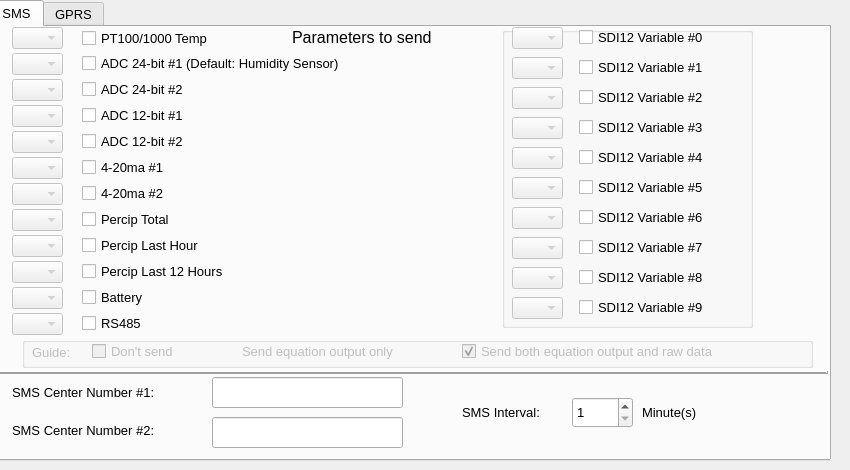
    <widget class="QWidget" name="data_tab">
     <attribute name="title">
      <string>Data Transmission</string>
     </attribute>
     <widget class="QTabWidget" name="data_tab_widget">
      <property name="geometry">
       <rect>
        <x>-10</x>
        <y>0</y>
        <width>841</width>
        <height>461</height>
       </rect>
      </property>
      <property name="font">
       <font>
        <pointsize>10</pointsize>
       </font>
      </property>
      <property name="currentIndex">
       <number>0</number>
      </property>
      <widget class="QWidget" name="sms_tab">
       <attribute name="title">
        <string>SMS</string>
       </attribute>
       <widget class="QLabel" name="label_2">
        <property name="geometry">
         <rect>
          <x>300</x>
          <y>-5</y>
          <width>191</width>
          <height>31</height>
         </rect>
        </property>
        <property name="font">
         <font>
          <pointsize>12</pointsize>
         </font>
        </property>
        <property name="text">
         <string>Parameters to send</string>
        </property>
       </widget>
       <widget class="QCheckBox" name="pt_sms_state">
        <property name="geometry">
         <rect>
          <x>90</x>
          <y>1</y>
          <width>340</width>
          <height>20</height>
         </rect>
        </property>
        <property name="text">
         <string>PT100/1000 Temp</string>
        </property>
        <property name="tristate">
         <bool>true</bool>
        </property>
       </widget>
       <widget class="QCheckBox" name="a1_sms_state">
        <property name="geometry">
         <rect>
          <x>90</x>
          <y>26</y>
          <width>340</width>
          <height>20</height>
         </rect>
        </property>
        <property name="text">
         <string>ADC 24-bit #1 (Default: Humidity Sensor)</string>
        </property>
        <property name="tristate">
         <bool>true</bool>
        </property>
       </widget>
       <widget class="QCheckBox" name="a2_sms_state">
        <property name="geometry">
         <rect>
          <x>90</x>
          <y>52</y>
          <width>340</width>
          <height>20</height>
         </rect>
        </property>
        <property name="text">
         <string>ADC 24-bit #2</string>
        </property>
        <property name="tristate">
         <bool>true</bool>
        </property>
       </widget>
       <widget class="QCheckBox" name="a3_sms_state">
        <property name="geometry">
         <rect>
          <x>90</x>
          <y>78</y>
          <width>340</width>
          <height>20</height>
         </rect>
        </property>
        <property name="text">
         <string>ADC 12-bit #1</string>
        </property>
        <property name="tristate">
         <bool>true</bool>
        </property>
       </widget>
       <widget class="QCheckBox" name="a4_sms_state">
        <property name="geometry">
         <rect>
          <x>90</x>
          <y>104</y>
          <width>340</width>
          <height>20</height>
         </rect>
        </property>
        <property name="text">
         <string>ADC 12-bit #2</string>
        </property>
        <property name="tristate">
         <bool>true</bool>
        </property>
       </widget>
       <widget class="QCheckBox" name="c1_sms_state">
        <property name="geometry">
         <rect>
          <x>90</x>
          <y>130</y>
          <width>340</width>
          <height>20</height>
         </rect>
        </property>
        <property name="text">
         <string>4-20ma #1</string>
        </property>
        <property name="tristate">
         <bool>true</bool>
        </property>
       </widget>
       <widget class="QCheckBox" name="c2_sms_state">
        <property name="geometry">
         <rect>
          <x>90</x>
          <y>156</y>
          <width>340</width>
          <height>20</height>
         </rect>
        </property>
        <property name="text">
         <string>4-20ma #2</string>
        </property>
        <property name="tristate">
         <bool>true</bool>
        </property>
       </widget>
       <widget class="QCheckBox" name="ra_sms_state">
        <property name="geometry">
         <rect>
          <x>90</x>
          <y>182</y>
          <width>180</width>
          <height>20</height>
         </rect>
        </property>
        <property name="text">
         <string>Percip Total</string>
        </property>
        <property name="tristate">
         <bool>true</bool>
        </property>
       </widget>
       <widget class="QCheckBox" name="ra_12_sms_state">
        <property name="geometry">
         <rect>
          <x>90</x>
          <y>234</y>
          <width>200</width>
          <height>20</height>
         </rect>
        </property>
        <property name="text">
         <string>Percip Last 12 Hours</string>
        </property>
        <property name="checked">
         <bool>false</bool>
        </property>
        <property name="tristate">
         <bool>true</bool>
        </property>
       </widget>
       <widget class="QCheckBox" name="ra_1_sms_state">
        <property name="geometry">
         <rect>
          <x>90</x>
          <y>208</y>
          <width>180</width>
          <height>20</height>
         </rect>
        </property>
        <property name="text">
         <string>Percip Last Hour</string>
        </property>
        <property name="tristate">
         <bool>true</bool>
        </property>
       </widget>
       <widget class="QLabel" name="label_3">
        <property name="geometry">
         <rect>
          <x>20</x>
          <y>345</y>
          <width>191</width>
          <height>41</height>
         </rect>
        </property>
        <property name="text">
         <string>SMS Center Number #1:</string>
        </property>
       </widget>
       <widget class="QLineEdit" name="sms_phone_no_1">
        <property name="geometry">
         <rect>
          <x>220</x>
          <y>350</y>
          <width>191</width>
          <height>31</height>
         </rect>
        </property>
       </widget>
       <widget class="QLabel" name="label_4">
        <property name="geometry">
         <rect>
          <x>470</x>
          <y>370</y>
          <width>131</width>
          <height>31</height>
         </rect>
        </property>
        <property name="text">
         <string>SMS Interval:</string>
        </property>
       </widget>
       <widget class="QSpinBox" name="sms_interval">
        <property name="geometry">
         <rect>
          <x>580</x>
          <y>370</y>
          <width>61</width>
          <height>31</height>
         </rect>
        </property>
        <property name="minimum">
         <number>1</number>
        </property>
        <property name="maximum">
         <number>9999</number>
        </property>
       </widget>
       <widget class="QLabel" name="label_5">
        <property name="geometry">
         <rect>
          <x>650</x>
          <y>370</y>
          <width>91</width>
          <height>31</height>
         </rect>
        </property>
        <property name="text">
         <string>Minute(s)</string>
        </property>
       </widget>
       <widget class="QLineEdit" name="sms_phone_no_2">
        <property name="geometry">
         <rect>
          <x>220</x>
          <y>390</y>
          <width>191</width>
          <height>31</height>
         </rect>
        </property>
       </widget>
       <widget class="QLabel" name="label_6">
        <property name="geometry">
         <rect>
          <x>20</x>
          <y>383</y>
          <width>191</width>
          <height>41</height>
         </rect>
        </property>
        <property name="text">
         <string>SMS Center Number #2:</string>
        </property>
       </widget>
       <widget class="Line" name="line_2">
        <property name="geometry">
         <rect>
          <x>5</x>
          <y>335</y>
          <width>831</width>
          <height>20</height>
         </rect>
        </property>
        <property name="frameShadow">
         <enum>QFrame::Raised</enum>
        </property>
        <property name="lineWidth">
         <number>2</number>
        </property>
        <property name="orientation">
         <enum>Qt::Horizontal</enum>
        </property>
       </widget>
       <widget class="QComboBox" name="pt_sms_order">
        <property name="enabled">
         <bool>false</bool>
        </property>
        <property name="geometry">
         <rect>
          <x>20</x>
          <y>0</y>
          <width>51</width>
          <height>22</height>
         </rect>
        </property>
       </widget>
       <widget class="QComboBox" name="a1_sms_order">
        <property name="enabled">
         <bool>false</bool>
        </property>
        <property name="geometry">
         <rect>
          <x>20</x>
          <y>26</y>
          <width>51</width>
          <height>22</height>
         </rect>
        </property>
       </widget>
       <widget class="QComboBox" name="a2_sms_order">
        <property name="enabled">
         <bool>false</bool>
        </property>
        <property name="geometry">
         <rect>
          <x>20</x>
          <y>52</y>
          <width>51</width>
          <height>22</height>
         </rect>
        </property>
       </widget>
       <widget class="QComboBox" name="a3_sms_order">
        <property name="enabled">
         <bool>false</bool>
        </property>
        <property name="geometry">
         <rect>
          <x>20</x>
          <y>78</y>
          <width>51</width>
          <height>22</height>
         </rect>
        </property>
       </widget>
       <widget class="QComboBox" name="a4_sms_order">
        <property name="enabled">
         <bool>false</bool>
        </property>
        <property name="geometry">
         <rect>
          <x>20</x>
          <y>104</y>
          <width>51</width>
          <height>22</height>
         </rect>
        </property>
       </widget>
       <widget class="QComboBox" name="c1_sms_order">
        <property name="enabled">
         <bool>false</bool>
        </property>
        <property name="geometry">
         <rect>
          <x>20</x>
          <y>130</y>
          <width>51</width>
          <height>22</height>
         </rect>
        </property>
       </widget>
       <widget class="QComboBox" name="c2_sms_order">
        <property name="enabled">
         <bool>false</bool>
        </property>
        <property name="geometry">
         <rect>
          <x>20</x>
          <y>156</y>
          <width>51</width>
          <height>22</height>
         </rect>
        </property>
       </widget>
       <widget class="QComboBox" name="ra_12_sms_order">
        <property name="enabled">
         <bool>false</bool>
        </property>
        <property name="geometry">
         <rect>
          <x>20</x>
          <y>234</y>
          <width>51</width>
          <height>22</height>
         </rect>
        </property>
       </widget>
       <widget class="QComboBox" name="ra_sms_order">
        <property name="enabled">
         <bool>false</bool>
        </property>
        <property name="geometry">
         <rect>
          <x>20</x>
          <y>182</y>
          <width>51</width>
          <height>22</height>
         </rect>
        </property>
       </widget>
       <widget class="QComboBox" name="ra_1_sms_order">
        <property name="enabled">
         <bool>false</bool>
        </property>
        <property name="geometry">
         <rect>
          <x>20</x>
          <y>208</y>
          <width>51</width>
          <height>22</height>
         </rect>
        </property>
       </widget>
       <widget class="QGroupBox" name="groupBox">
        <property name="geometry">
         <rect>
          <x>510</x>
          <y>0</y>
          <width>251</width>
          <height>301</height>
         </rect>
        </property>
        <property name="title">
         <string/>
        </property>
        <widget class="QComboBox" name="s9_sms_order">
         <property name="enabled">
          <bool>false</bool>
         </property>
         <property name="geometry">
          <rect>
           <x>10</x>
           <y>270</y>
           <width>51</width>
           <height>22</height>
          </rect>
         </property>
        </widget>
        <widget class="QCheckBox" name="s9_sms_state">
         <property name="geometry">
          <rect>
           <x>77</x>
           <y>270</y>
           <width>180</width>
           <height>20</height>
          </rect>
         </property>
         <property name="text">
          <string>SDI12 Variable #9</string>
         </property>
         <property name="tristate">
          <bool>true</bool>
         </property>
        </widget>
        <widget class="QCheckBox" name="s7_sms_state">
         <property name="geometry">
          <rect>
           <x>77</x>
           <y>210</y>
           <width>180</width>
           <height>20</height>
          </rect>
         </property>
         <property name="text">
          <string>SDI12 Variable #7</string>
         </property>
         <property name="tristate">
          <bool>true</bool>
         </property>
        </widget>
        <widget class="QCheckBox" name="s5_sms_state">
         <property name="geometry">
          <rect>
           <x>77</x>
           <y>150</y>
           <width>180</width>
           <height>20</height>
          </rect>
         </property>
         <property name="text">
          <string>SDI12 Variable #5</string>
         </property>
         <property name="tristate">
          <bool>true</bool>
         </property>
        </widget>
        <widget class="QCheckBox" name="s2_sms_state">
         <property name="geometry">
          <rect>
           <x>77</x>
           <y>60</y>
           <width>171</width>
           <height>20</height>
          </rect>
         </property>
         <property name="text">
          <string>SDI12 Variable #2</string>
         </property>
         <property name="tristate">
          <bool>true</bool>
         </property>
        </widget>
        <widget class="QCheckBox" name="s8_sms_state">
         <property name="geometry">
          <rect>
           <x>77</x>
           <y>240</y>
           <width>180</width>
           <height>20</height>
          </rect>
         </property>
         <property name="text">
          <string>SDI12 Variable #8</string>
         </property>
         <property name="tristate">
          <bool>true</bool>
         </property>
        </widget>
        <widget class="QCheckBox" name="s1_sms_state">
         <property name="geometry">
          <rect>
           <x>77</x>
           <y>30</y>
           <width>171</width>
           <height>20</height>
          </rect>
         </property>
         <property name="text">
          <string>SDI12 Variable #1</string>
         </property>
         <property name="tristate">
          <bool>true</bool>
         </property>
        </widget>
        <widget class="QComboBox" name="s6_sms_order">
         <property name="enabled">
          <bool>false</bool>
         </property>
         <property name="geometry">
          <rect>
           <x>10</x>
           <y>180</y>
           <width>51</width>
           <height>22</height>
          </rect>
         </property>
        </widget>
        <widget class="QComboBox" name="s5_sms_order">
         <property name="enabled">
          <bool>false</bool>
         </property>
         <property name="geometry">
          <rect>
           <x>10</x>
           <y>150</y>
           <width>51</width>
           <height>22</height>
          </rect>
         </property>
        </widget>
        <widget class="QComboBox" name="s3_sms_order">
         <property name="enabled">
          <bool>false</bool>
         </property>
         <property name="geometry">
          <rect>
           <x>10</x>
           <y>90</y>
           <width>51</width>
           <height>22</height>
          </rect>
         </property>
        </widget>
        <widget class="QCheckBox" name="s6_sms_state">
         <property name="geometry">
          <rect>
           <x>77</x>
           <y>180</y>
           <width>180</width>
           <height>20</height>
          </rect>
         </property>
         <property name="text">
          <string>SDI12 Variable #6</string>
         </property>
         <property name="tristate">
          <bool>true</bool>
         </property>
        </widget>
        <widget class="QComboBox" name="s1_sms_order">
         <property name="enabled">
          <bool>false</bool>
         </property>
         <property name="geometry">
          <rect>
           <x>10</x>
           <y>30</y>
           <width>51</width>
           <height>22</height>
          </rect>
         </property>
        </widget>
        <widget class="QComboBox" name="s7_sms_order">
         <property name="enabled">
          <bool>false</bool>
         </property>
         <property name="geometry">
          <rect>
           <x>10</x>
           <y>210</y>
           <width>51</width>
           <height>22</height>
          </rect>
         </property>
        </widget>
        <widget class="QCheckBox" name="s4_sms_state">
         <property name="geometry">
          <rect>
           <x>77</x>
           <y>120</y>
           <width>180</width>
           <height>20</height>
          </rect>
         </property>
         <property name="text">
          <string>SDI12 Variable #4</string>
         </property>
         <property name="tristate">
          <bool>true</bool>
         </property>
        </widget>
        <widget class="QComboBox" name="s8_sms_order">
         <property name="enabled">
          <bool>false</bool>
         </property>
         <property name="geometry">
          <rect>
           <x>10</x>
           <y>240</y>
           <width>51</width>
           <height>22</height>
          </rect>
         </property>
        </widget>
        <widget class="QComboBox" name="s2_sms_order">
         <property name="enabled">
          <bool>false</bool>
         </property>
         <property name="geometry">
          <rect>
           <x>10</x>
           <y>60</y>
           <width>51</width>
           <height>22</height>
          </rect>
         </property>
        </widget>
        <widget class="QComboBox" name="s4_sms_order">
         <property name="enabled">
          <bool>false</bool>
         </property>
         <property name="geometry">
          <rect>
           <x>10</x>
           <y>120</y>
           <width>51</width>
           <height>22</height>
          </rect>
         </property>
        </widget>
        <widget class="QCheckBox" name="s3_sms_state">
         <property name="geometry">
          <rect>
           <x>77</x>
           <y>90</y>
           <width>180</width>
           <height>20</height>
          </rect>
         </property>
         <property name="text">
          <string>SDI12 Variable #3</string>
         </property>
         <property name="tristate">
          <bool>true</bool>
         </property>
        </widget>
        <widget class="QCheckBox" name="s0_sms_state">
         <property name="geometry">
          <rect>
           <x>77</x>
           <y>0</y>
           <width>171</width>
           <height>20</height>
          </rect>
         </property>
         <property name="text">
          <string>SDI12 Variable #0</string>
         </property>
         <property name="tristate">
          <bool>true</bool>
         </property>
        </widget>
        <widget class="QComboBox" name="s0_sms_order">
         <property name="enabled">
          <bool>false</bool>
         </property>
         <property name="geometry">
          <rect>
           <x>10</x>
           <y>0</y>
           <width>51</width>
           <height>22</height>
          </rect>
         </property>
        </widget>
       </widget>
       <widget class="QCheckBox" name="batt_sms_state">
        <property name="geometry">
         <rect>
          <x>90</x>
          <y>260</y>
          <width>131</width>
          <height>20</height>
         </rect>
        </property>
        <property name="text">
         <string>Battery</string>
        </property>
       </widget>
       <widget class="QComboBox" name="batt_sms_order">
        <property name="enabled">
         <bool>false</bool>
        </property>
        <property name="geometry">
         <rect>
          <x>20</x>
          <y>260</y>
          <width>51</width>
          <height>22</height>
         </rect>
        </property>
       </widget>
       <widget class="QGroupBox" name="groupBox_2">
        <property name="geometry">
         <rect>
          <x>30</x>
          <y>310</y>
          <width>791</width>
          <height>31</height>
         </rect>
        </property>
        <property name="title">
         <string/>
        </property>
        <widget class="QLabel" name="label_15">
         <property name="enabled">
          <bool>false</bool>
         </property>
         <property name="geometry">
          <rect>
           <x>10</x>
           <y>7</y>
           <width>55</width>
           <height>16</height>
          </rect>
         </property>
         <property name="text">
          <string>Guide:</string>
         </property>
        </widget>
        <widget class="QCheckBox" name="checkBox_68">
         <property name="enabled">
          <bool>false</bool>
         </property>
         <property name="geometry">
          <rect>
           <x>70</x>
           <y>2</y>
           <width>111</width>
           <height>24</height>
          </rect>
         </property>
         <property name="text">
          <string>Don't send</string>
         </property>
        </widget>
        <widget class="QLabel" name="mid_state_label">
         <property name="enabled">
          <bool>false</bool>
         </property>
         <property name="geometry">
          <rect>
           <x>200</x>
           <y>7</y>
           <width>21</width>
           <height>16</height>
          </rect>
         </property>
         <property name="text">
          <string/>
         </property>
         <property name="pixmap">
          <pixmap>C:/Users/sia/.designer/backup/mid_state.png</pixmap>
         </property>
         <property name="scaledContents">
          <bool>false</bool>
         </property>
         <property name="wordWrap">
          <bool>false</bool>
         </property>
        </widget>
        <widget class="QLabel" name="label_23">
         <property name="enabled">
          <bool>false</bool>
         </property>
         <property name="geometry">
          <rect>
           <x>220</x>
           <y>2</y>
           <width>201</width>
           <height>24</height>
          </rect>
         </property>
         <property name="text">
          <string>Send equation output only</string>
         </property>
        </widget>
        <widget class="QCheckBox" name="checkBox_69">
         <property name="enabled">
          <bool>false</bool>
         </property>
         <property name="geometry">
          <rect>
           <x>440</x>
           <y>2</y>
           <width>331</width>
           <height>24</height>
          </rect>
         </property>
         <property name="text">
          <string>Send both equation output and raw data</string>
         </property>
         <property name="checked">
          <bool>true</bool>
         </property>
        </widget>
       </widget>
       <widget class="QCheckBox" name="rs_sms_state">
        <property name="geometry">
         <rect>
          <x>90</x>
          <y>286</y>
          <width>131</width>
          <height>20</height>
         </rect>
        </property>
        <property name="text">
         <string>RS485</string>
        </property>
       </widget>
       <widget class="QComboBox" name="rs_sms_order">
        <property name="enabled">
         <bool>false</bool>
        </property>
        <property name="geometry">
         <rect>
          <x>20</x>
          <y>286</y>
          <width>51</width>
          <height>22</height>
         </rect>
        </property>
       </widget>
      </widget>
      <widget class="QWidget" name="gprs_tab">
       <attribute name="title">
        <string>GPRS</string>
       </attribute>
       <widget class="QLabel" name="label_7">
        <property name="geometry">
         <rect>
          <x>40</x>
          <y>30</y>
          <width>91</width>
          <height>31</height>
         </rect>
        </property>
        <property name="text">
         <string>Interval:</string>
        </property>
       </widget>
       <widget class="QLabel" name="label_8">
        <property name="geometry">
         <rect>
          <x>200</x>
          <y>30</y>
          <width>91</width>
          <height>31</height>
         </rect>
        </property>
        <property name="text">
         <string>Minute(s)</string>
        </property>
       </widget>
       <widget class="QSpinBox" name="gprs_interval">
        <property name="geometry">
         <rect>
          <x>130</x>
          <y>30</y>
          <width>60</width>
          <height>30</height>
         </rect>
        </property>
        <property name="minimum">
         <number>1</number>
        </property>
        <property name="maximum">
         <number>9999</number>
        </property>
       </widget>
       <widget class="QLabel" name="label_9">
        <property name="geometry">
         <rect>
          <x>40</x>
          <y>100</y>
          <width>81</width>
          <height>31</height>
         </rect>
        </property>
        <property name="text">
         <string>Host URL: </string>
        </property>
       </widget>
       <widget class="QLineEdit" name="gprs_url">
        <property name="geometry">
         <rect>
          <x>130</x>
          <y>100</y>
          <width>631</width>
          <height>30</height>
         </rect>
        </property>
        <property name="placeholderText">
         <string>Ex. http://test.ir</string>
        </property>
       </widget>
      </widget>
     </widget>
    </widget>
